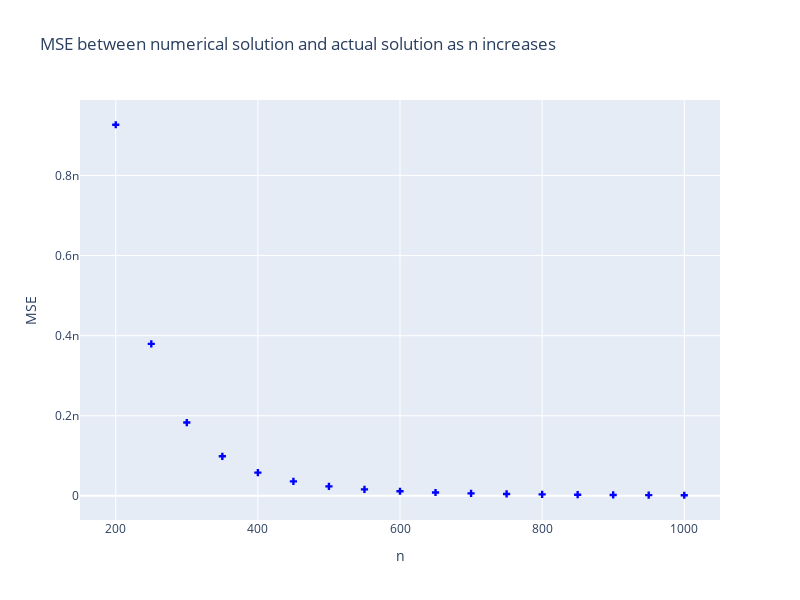

Write notebook code for a chart like this one.
### Code cell
# Removing n=50 to zoom in
fig = px.scatter(
    MSE_df.loc[MSE_df['n']>150], x='n', y='MSE',
    width=800, height=600,
    title="MSE between numerical solution and actual solution as n increases"
     ).update_traces(mode='markers', marker=dict(symbol='cross', color='blue'))
fig.show()

### Figure 1 — Plotly figure (JSON) as saved in the notebook; plotly's stock layout.template omitted (floating-point values rounded to 4 significant figures)
{"data": [{"hovertemplate": "n=%{x}<br>MSE=%{y}<extra></extra>", "legendgroup": "", "marker": {"color": "blue", "symbol": "cross"}, "mode": "markers", "name": "", "orientation": "v", "showlegend": false, "type": "scatter", "x": [200, 250, 300, 350, 400, 450, 500, 550, 600, 650, 700, 750, 800, 850, 900, 950, 1000], "xaxis": "x", "y": [9.267e-10, 3.796e-10, 1.83e-10, 9.88e-11, 5.791e-11, 3.616e-11, 2.372e-11, 1.62e-11, 1.144e-11, 8.306e-12, 6.175e-12, 4.686e-12, 3.62e-12, 2.84e-12, 2.26e-12, 1.82e-12, 1.483e-12], "yaxis": "y"}], "layout": {"height": 600, "legend": {"tracegroupgap": 0}, "title": {"text": "MSE between numerical solution and actual solution as n increases"}, "width": 800, "xaxis": {"anchor": "y", "domain": [0, 1], "title": {"text": "n"}}, "yaxis": {"anchor": "x", "domain": [0, 1], "title": {"text": "MSE"}}}}
